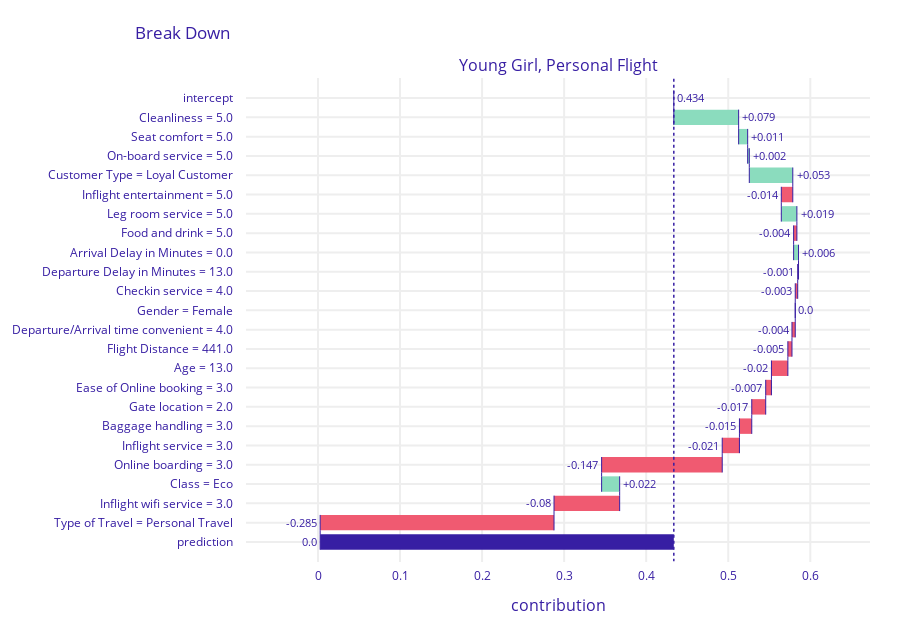

Notebook code cell kept with this figure:
### Code cell
bd_sample_2.plot(max_vars = 22)

### Figure 1 — Plotly figure (JSON) as saved in the notebook; plotly's stock layout.template omitted (floating-point values rounded to 4 significant figures)
{"data": [{"base": 0.4336, "connector": {"line": {"color": "#371ea3", "dash": "solid", "width": 1}, "mode": "spanning"}, "decreasing": {"marker": {"color": "#f05a71"}}, "hoverinfo": "text+delta", "hoverlabel": {"bgcolor": "rgba(0,0,0,0.8)"}, "hovertext": ["Average response: 0.434<br>Prediction: 0.0", "Cleanliness = 5.0<br>increases average response by", "Seat comfort = 5.0<br>increases average response by", "On-board service = 5.0<br>increases average response by", "Customer Type = Loyal Customer<br>increases average response by", "Inflight entertainment = 5.0<br>decreases average response by", "Leg room service = 5.0<br>increases average response by", "Food and drink = 5.0<br>decreases average response by", "Arrival Delay in Minutes = 0.0<br>increases average response by", "Departure Delay in Minutes = 13.0<br>decreases average response by", "Checkin service = 4.0<br>decreases average response by", "Gender = Female<br>decreases average response by", "Departure/Arrival time convenient = 4.0<br>decreases average response by", "Flight Distance = 441.0<br>decreases average response by", "Age = 13.0<br>decreases average response by", "Ease of Online booking = 3.0<br>decreases average response by", "Gate location = 2.0<br>decreases average response by", "Baggage handling = 3.0<br>decreases average response by", "Inflight service = 3.0<br>decreases average response by", "Online boarding = 3.0<br>decreases average response by", "Class = Eco<br>increases average response by", "Inflight wifi service = 3.0<br>decreases average response by", "Type of Travel = Personal Travel<br>decreases average response by", "Average response: 0.434<br>Prediction: 0.0"], "increasing": {"marker": {"color": "#8bdcbe"}}, "measure": ["relative", "relative", "relative", "relative", "relative", "relative", "relative", "relative", "relative", "relative", "relative", "relative", "relative", "relative", "relative", "relative", "relative", "relative", "relative", "relative", "relative", "relative", "relative", "total"], "orientation": "h", "showlegend": false, "text": ["0.434", "+0.079", "+0.011", "+0.002", "+0.053", "-0.014", "+0.019", "-0.004", "+0.006", "-0.001", "-0.003", "0.0", "-0.004", "-0.005", "-0.02", "-0.007", "-0.017", "-0.015", "-0.021", "-0.147", "+0.022", "-0.08", "-0.285", "0.0"], "textposition": "outside", "totals": {"marker": {"color": "#371ea3"}}, "type": "waterfall", "x": [0, 0.079, 0.011, 0.002, 0.053, -0.014, 0.019, -0.004, 0.006, -0.001, -0.003, 0, -0.004, -0.005, -0.02, -0.007, -0.017, -0.015, -0.021, -0.147, 0.022, -0.08, -0.285, -0.434], "xaxis": "x", "y": ["intercept", "Cleanliness = 5.0", "Seat comfort = 5.0", "On-board service = 5.0", "Customer Type = Loyal Customer", "Inflight entertainment = 5.0", "Leg room service = 5.0", "Food and drink = 5.0", "Arrival Delay in Minutes = 0.0", "Departure Delay in Minutes = 13.0", "Checkin service = 4.0", "Gender = Female", "Departure/Arrival time convenient = 4.0", "Flight Distance = 441.0", "Age = 13.0", "Ease of Online booking = 3.0", "Gate location = 2.0", "Baggage handling = 3.0", "Inflight service = 3.0", "Online boarding = 3.0", "Class = Eco", "Inflight wifi service = 3.0", "Type of Travel = Personal Travel", "prediction"], "yaxis": "y"}], "layout": {"annotations": [{"font": {"size": 16}, "showarrow": false, "text": "Young Girl, Personal Flight", "x": 0.5, "xanchor": "center", "xref": "paper", "y": 1, "yanchor": "bottom", "yref": "paper"}, {"font": {"size": 16}, "showarrow": false, "text": "contribution", "x": 0.5, "xanchor": "center", "xref": "paper", "y": 0, "yanchor": "top", "yref": "paper", "yshift": -30}], "font": {"color": "#371ea3"}, "height": 633, "margin": {"b": 71, "r": 30, "t": 78}, "shapes": [{"line": {"color": "#371ea3", "dash": "dot", "width": 1.5}, "type": "line", "x0": 0.4336, "x1": 0.4336, "xref": "x", "y0": -1, "y1": 24, "yref": "y"}], "title": {"text": "Break Down", "x": 0.15}, "xaxis": {"anchor": "y", "automargin": true, "domain": [0, 1], "fixedrange": true, "gridwidth": 2, "range": [-0.08775, 0.6727], "tickcolor": "white", "ticklen": 3, "ticks": "outside", "type": "linear", "zeroline": false}, "yaxis": {"anchor": "x", "automargin": true, "autorange": "reversed", "domain": [0, 1], "fixedrange": true, "gridwidth": 2, "tickcolor": "white", "ticklen": 10, "ticks": "outside", "type": "category"}}}
